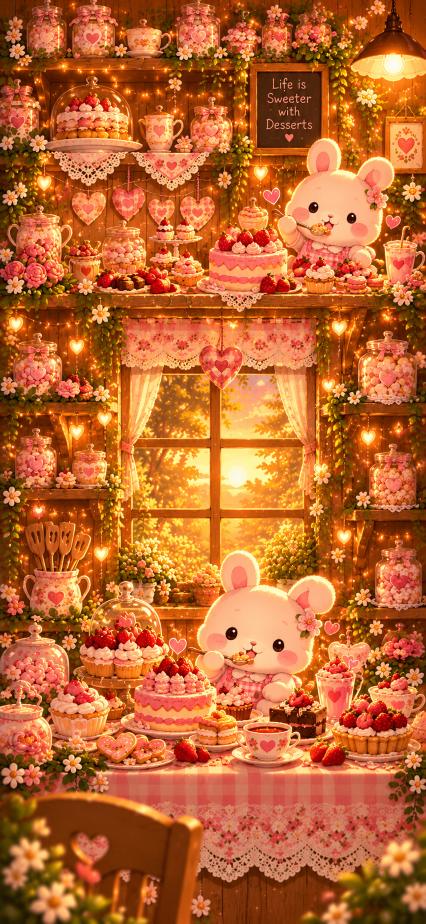
#> input picture reference-dessert.png, 851 x 1848 px, given in place of FOOD TAB EXAMPLE.PNG, which was not available (shown at 1/2 size)
$ python build_assets.py
#> lines starting #> are read from the running program, lines starting #| are printed output that depends on the picture; pictures that were not available may be replaced by others from this repository, and a replacement may not be noted
from pathlib import Path
from PIL import Image,ImageOps,ImageDraw
import shutil
root=Path('/mnt/data/The_Little_Kitchen_V8_Exact_Reference')
assets=root/'assets'; assets.mkdir(exist_ok=True)
mapping={
 'grocery':'GROCCERIES CLEANED.PNG',
 'recipes':'RECIPIES TAB CLEANED.PNG',
 'food':'FOOD TAB CLEANED.PNG',
 'drink':'DRINKS TAB CLEANED.PNG',
 'dessert':'DESSERTS TAB CLEANED.PNG',
 'settings':'SETTINGS TAB CLEANED.PNG',
}
for key,filename in mapping.items():
 shutil.copy2(Path('/mnt/data')/filename,assets/f'reference-{key}.png')
# Cropped recipe photographs from the user's *actual reference example screenshots*.
# Only extract the image area: no controls or label overlays.
crops={
 'pumpkin-soup':('FOOD TAB EXAMPLE.PNG',(45,742,394,942)),
 'herb-pasta':('FOOD TAB EXAMPLE.PNG',(444,742,793,942)),
 'chai-latte':('DRINKS TAB EXAMPLE.PNG',(45,826,394,1050)),
 'spiced-cider':('DRINKS TAB EXAMPLE.PNG',(444,826,793,1050)),
 'cinnamon-rolls':('DESSERTS TAB EXAMPLE.PNG',(45,733,394,947)),
 'apple-crumble':('DESSERTS TAB EXAMPLE.PNG',(444,733,793,947)),
 'strawberry':('DESSERTS TAB EXAMPLE.PNG',(45,1183,394,1367)),
 'brownie':('DESSERTS TAB EXAMPLE.PNG',(444,1183,793,1367)),
}
for key,(name,box) in crops.items():
 im=Image.open(Path('/mnt/data')/name).convert('RGB').crop(box)
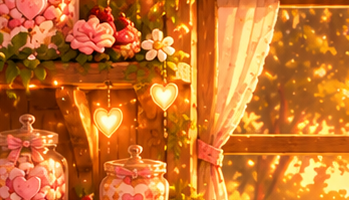
#> im: PIL image 349x200 RGB; mean R, G, B 199.7, 113.4, 42.9
#> pass 3 of the loop `for key,(name,box) in crops.items():`:
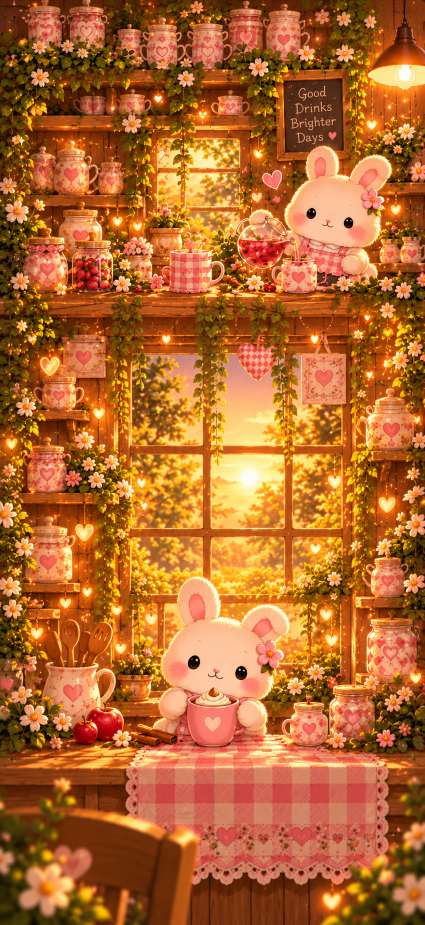
#> input picture reference-drink.png, 850 x 1850 px, given in place of DRINKS TAB EXAMPLE.PNG, which was not available (shown at 1/2 size)
#> the loop made 8 passes; the first 3 are shown
 im.save(assets/f'reference-recipe-{key}.webp','WEBP',quality=96,method=6)
# contact sheet
canvas=Image.new('RGB',(4*250,2*190),(30,20,17))
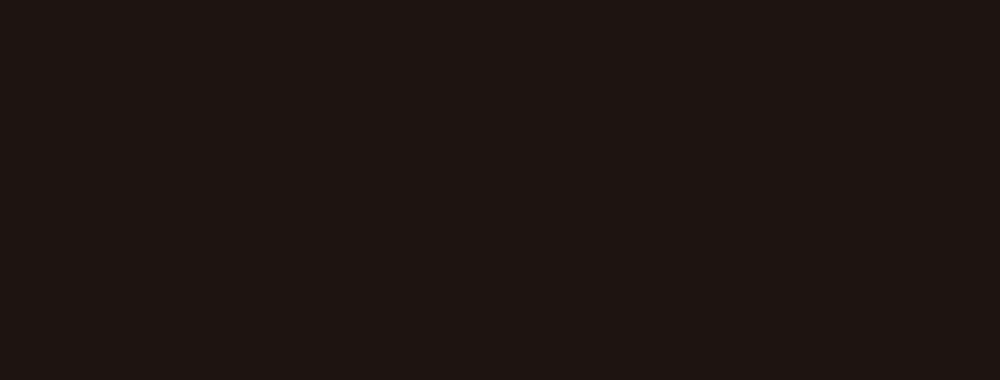
#> canvas: PIL image 1000x380 RGB; mean R, G, B 30, 20, 17
d=ImageDraw.Draw(canvas)
for i,k in enumerate(crops):
 im=Image.open(assets/f'reference-recipe-{k}.webp'); im=ImageOps.fit(im,(244,160))
#> after `im = ImageOps.fit(im, (244, 160))`:
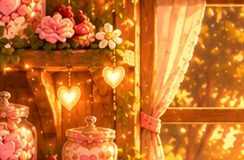
#> im: PIL image 244x160 RGB; mean R, G, B 200.3, 114.8, 43.8
 x=(i%4)*250;y=(i//4)*190
 canvas.paste(im,(x,y)); d.text((x+5,y+165),k,fill=(255,255,255))
#> after `canvas.paste(im, (x, y))`:
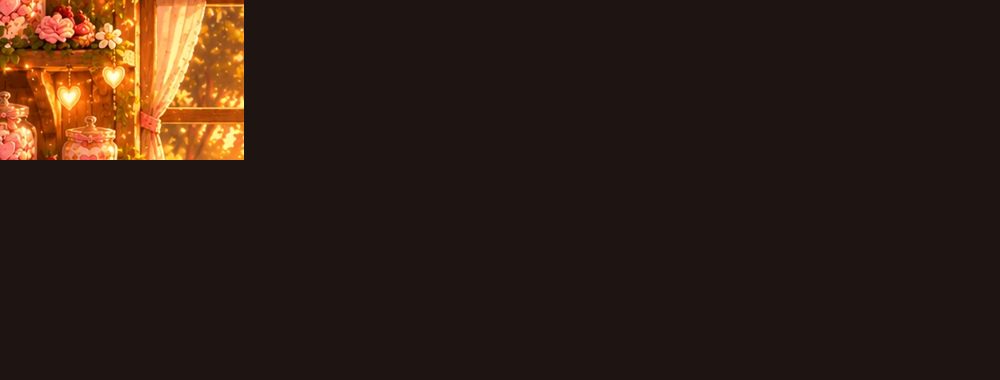
#> canvas: PIL image 1000x380 RGB; mean R, G, B 47.5, 29.7, 19.7
#> pass 3 of the loop `for i,k in enumerate(crops):`:
#> `im = ImageOps.fit(im, (244, 160))`:
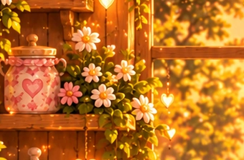
#> im: PIL image 244x160 RGB; mean R, G, B 186.5, 110.2, 34
#> `canvas.paste(im, (x, y))`:
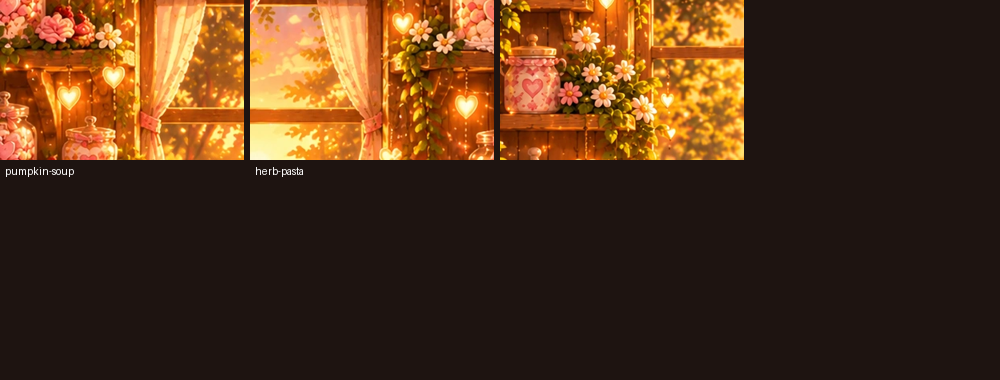
#> canvas: PIL image 1000x380 RGB; mean R, G, B 82.2, 50.6, 25.8
#> the loop made 8 passes; the first 3 are shown
canvas.save('/mnt/data/Little_Kitchen_V8_Cropped_Reference_Images.jpg',quality=91)
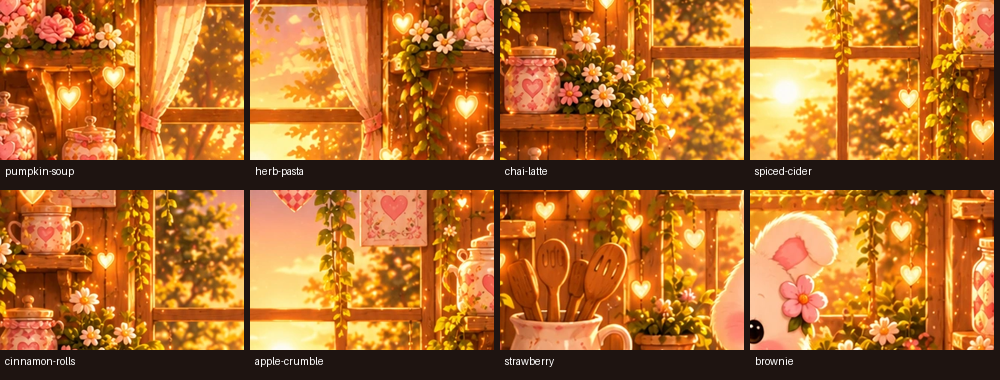
#> saved as Little_Kitchen_V8_Cropped_Reference_Images.jpg: PIL image 1000x380 RGB; mean R, G, B 174.1, 107.8, 44.6
print('copied',list(mapping.values()),'crops',len(crops))
